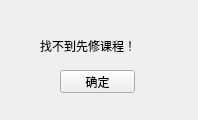
<?xml version="1.0" encoding="UTF-8"?>
<ui version="4.0">
 <class>frame4</class>
 <widget class="QWidget" name="frame4">
  <property name="geometry">
   <rect>
    <x>0</x>
    <y>0</y>
    <width>198</width>
    <height>120</height>
   </rect>
  </property>
  <property name="cursor">
   <cursorShape>ArrowCursor</cursorShape>
  </property>
  <property name="windowTitle">
   <string>Teach Plan</string>
  </property>
  <property name="autoFillBackground">
   <bool>false</bool>
  </property>
  <property name="styleSheet">
   <string notr="true">font: 75 11pt &quot;微软雅黑&quot;;
</string>
  </property>
  <widget class="QPushButton" name="pushButton">
   <property name="geometry">
    <rect>
     <x>60</x>
     <y>70</y>
     <width>75</width>
     <height>23</height>
    </rect>
   </property>
   <property name="focusPolicy">
    <enum>Qt::NoFocus</enum>
   </property>
   <property name="styleSheet">
    <string notr="true"/>
   </property>
   <property name="text">
    <string>确定</string>
   </property>
  </widget>
  <widget class="QLabel" name="label">
   <property name="geometry">
    <rect>
     <x>40</x>
     <y>20</y>
     <width>111</width>
     <height>51</height>
    </rect>
   </property>
   <property name="text">
    <string>找不到先修课程！</string>
   </property>
  </widget>
 </widget>
 <resources/>
 <connections/>
</ui>
